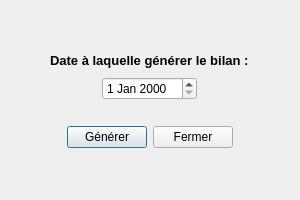
<?xml version="1.0" encoding="UTF-8"?>
<ui version="4.0">
 <class>GenerationBilanDialog</class>
 <widget class="QDialog" name="GenerationBilanDialog">
  <property name="geometry">
   <rect>
    <x>0</x>
    <y>0</y>
    <width>300</width>
    <height>200</height>
   </rect>
  </property>
  <property name="windowTitle">
   <string>Dialog</string>
  </property>
  <layout class="QVBoxLayout" name="verticalLayout">
   <item>
    <spacer name="verticalSpacer_2">
     <property name="orientation">
      <enum>Qt::Vertical</enum>
     </property>
     <property name="sizeType">
      <enum>QSizePolicy::MinimumExpanding</enum>
     </property>
     <property name="sizeHint" stdset="0">
      <size>
       <width>20</width>
       <height>20</height>
      </size>
     </property>
    </spacer>
   </item>
   <item>
    <layout class="QVBoxLayout" name="layoutChoixDate">
     <property name="spacing">
      <number>9</number>
     </property>
     <property name="bottomMargin">
      <number>0</number>
     </property>
     <item alignment="Qt::AlignHCenter">
      <widget class="QLabel" name="labelChoixDate">
       <property name="sizePolicy">
        <sizepolicy hsizetype="Fixed" vsizetype="Fixed">
         <horstretch>0</horstretch>
         <verstretch>0</verstretch>
        </sizepolicy>
       </property>
       <property name="text">
        <string>&lt;html&gt;&lt;head/&gt;&lt;body&gt;&lt;p&gt;&lt;span style=&quot; font-size:10pt; font-weight:600;&quot;&gt;Date à laquelle générer le bilan :&lt;/span&gt;&lt;/p&gt;&lt;/body&gt;&lt;/html&gt;</string>
       </property>
      </widget>
     </item>
     <item alignment="Qt::AlignHCenter">
      <widget class="QDateEdit" name="choixDate">
       <property name="sizePolicy">
        <sizepolicy hsizetype="Fixed" vsizetype="Fixed">
         <horstretch>0</horstretch>
         <verstretch>0</verstretch>
        </sizepolicy>
       </property>
      </widget>
     </item>
    </layout>
   </item>
   <item>
    <spacer name="verticalSpacer_3">
     <property name="orientation">
      <enum>Qt::Vertical</enum>
     </property>
     <property name="sizeType">
      <enum>QSizePolicy::Fixed</enum>
     </property>
     <property name="sizeHint" stdset="0">
      <size>
       <width>20</width>
       <height>20</height>
      </size>
     </property>
    </spacer>
   </item>
   <item>
    <layout class="QHBoxLayout" name="layoutBoutons">
     <item>
      <spacer name="horizontalSpacer">
       <property name="orientation">
        <enum>Qt::Horizontal</enum>
       </property>
       <property name="sizeHint" stdset="0">
        <size>
         <width>40</width>
         <height>20</height>
        </size>
       </property>
      </spacer>
     </item>
     <item>
      <widget class="QPushButton" name="boutonGenerer">
       <property name="sizePolicy">
        <sizepolicy hsizetype="Fixed" vsizetype="Fixed">
         <horstretch>0</horstretch>
         <verstretch>0</verstretch>
        </sizepolicy>
       </property>
       <property name="text">
        <string>Générer</string>
       </property>
      </widget>
     </item>
     <item>
      <widget class="QPushButton" name="boutonFermer">
       <property name="sizePolicy">
        <sizepolicy hsizetype="Fixed" vsizetype="Fixed">
         <horstretch>0</horstretch>
         <verstretch>0</verstretch>
        </sizepolicy>
       </property>
       <property name="text">
        <string>Fermer</string>
       </property>
      </widget>
     </item>
     <item>
      <spacer name="horizontalSpacer_2">
       <property name="orientation">
        <enum>Qt::Horizontal</enum>
       </property>
       <property name="sizeHint" stdset="0">
        <size>
         <width>40</width>
         <height>20</height>
        </size>
       </property>
      </spacer>
     </item>
    </layout>
   </item>
   <item>
    <spacer name="verticalSpacer">
     <property name="orientation">
      <enum>Qt::Vertical</enum>
     </property>
     <property name="sizeType">
      <enum>QSizePolicy::MinimumExpanding</enum>
     </property>
     <property name="sizeHint" stdset="0">
      <size>
       <width>20</width>
       <height>20</height>
      </size>
     </property>
    </spacer>
   </item>
  </layout>
 </widget>
 <resources/>
 <connections/>
</ui>
